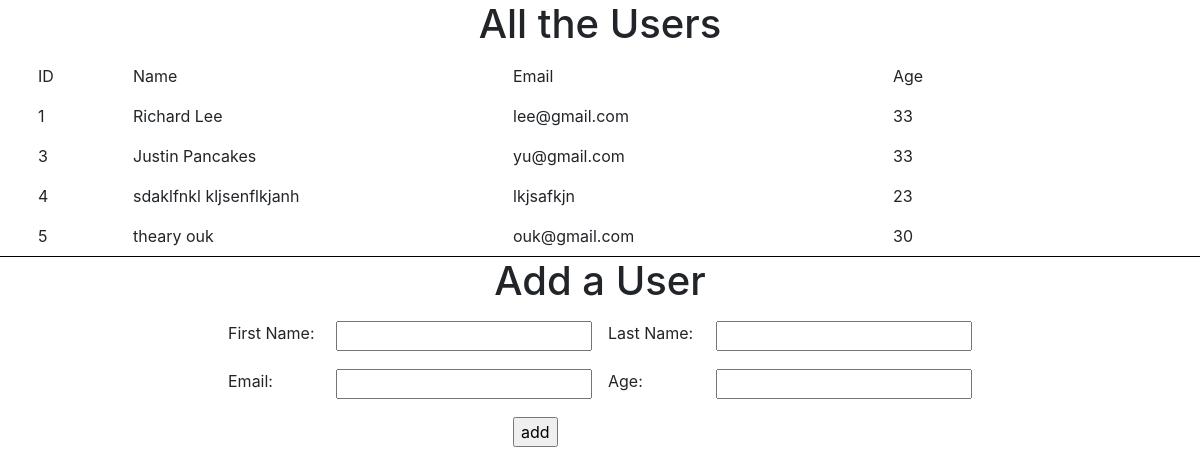
The page / on the database its author committed.
### user_app/models.py (models this page shows)
class user(models.Model):
    first_name = models.CharField(max_length=255)
    last_name = models.CharField(max_length=255)
    email_address = models.CharField(max_length=255)
    age = models.IntegerField()
    created_at = models.DateTimeField(auto_now_add=True)
    updated_at = models.DateTimeField(auto_now=True)

### user_app/views.py (the view)
# urls.py: path('', views.index),
def index(request):
    context = {
        'table':user.objects.all()
    }
    return render(request, "index.html", context)

### user_app/templates/index.html (shortened to what this page needs)
<!DOCTYPE html>
<html lang="en">
<head>
    <link rel="stylesheet" href="https://stackpath.bootstrapcdn.com/bootstrap/4.4.1/css/bootstrap.min.css">
</head>
<body>
    <h1 style="text-align: center;">All the Users</h1>
    <div class="container">
        <div class="row">
            <div class="col-1 p-2">ID</div>
            <div class="col-4 p-2">Name</div>
            <div class="col-4 p-2">Email</div>
            <div class="col-2 p-2">Age</div>
        </div>
        {% for info in table %}
        <div class="row">
            <div class="col-1 p-2"> {{info.id}}  </div>
            <div class="col-4 p-2">{{info.first_name}} {{info.last_name}}</div>
            <div class="col-4 p-2">{{info.email_address}}</div>
            <div class="col-2 p-2">{{info.age}}</div>
        </div>
        {% endfor %}
    </div>
    <h1 style="text-align: center; border-top: 1px solid black;">Add a User</h1>
    <div class="container">
        <form action="/addUser" method="POST">
            <div class="row">
                    <div class="col-2 p-2"></div>
                    <div class="col-4 p-2">
                        <label for="first_name">First Name:</label>
                        <input style="float: right;" type="text" name="first_name">
                    </div>
                    <div class="col-4 p-2">
                        <label for="last_name">Last Name:</label>
                        <input style="float: right;" type="text" name="last_name">
                    </div>
                    <div class="col-2 p-2"></div>
            </div>
            <div  class="row">
                <div class="col-2 p-2"></div>
                <div class="col-4 p-2">
                    <label for="email">Email:</label>
                    <input style="float: right;"type="textcopy" name="email">
                </div>
                <div class="col-4 p-2">
                    <label for="agey">Age:</label>
                    <input style="float: right;"type="number" name="agey">
                </div>
                <div class="col-2 p-2"></div>
            </div>
            <div class="row">
                <div class="col-5 p-2"></div>
                <div class="col-2 p-2">
                    <input type="submit" value="add">
                </div>
                <div class="col-5 p-2"></div>
            </div>
        </form>
</body>
</html>

### rows shown on the page
user: id "1", first_name "Richard", last_name "Lee", email_address "lee@gmail.com", age "33"
user: id "3", first_name "Justin", last_name "Pancakes", email_address "yu@gmail.com", age "33"
user: id "4", first_name "sdaklfnkl", last_name "kljsenflkjanh", email_address "lkjsafkjn", age "23"
user: id "5", first_name "theary", last_name "ouk", email_address "ouk@gmail.com", age "30"
